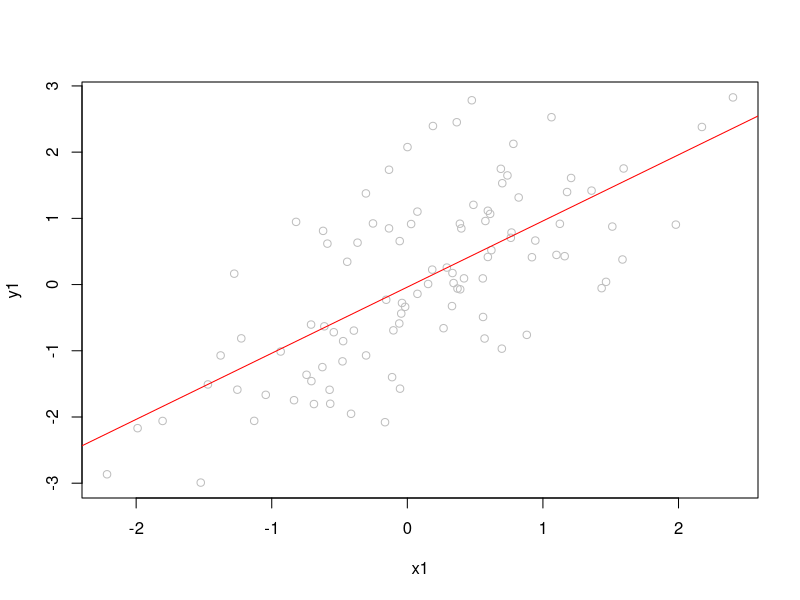
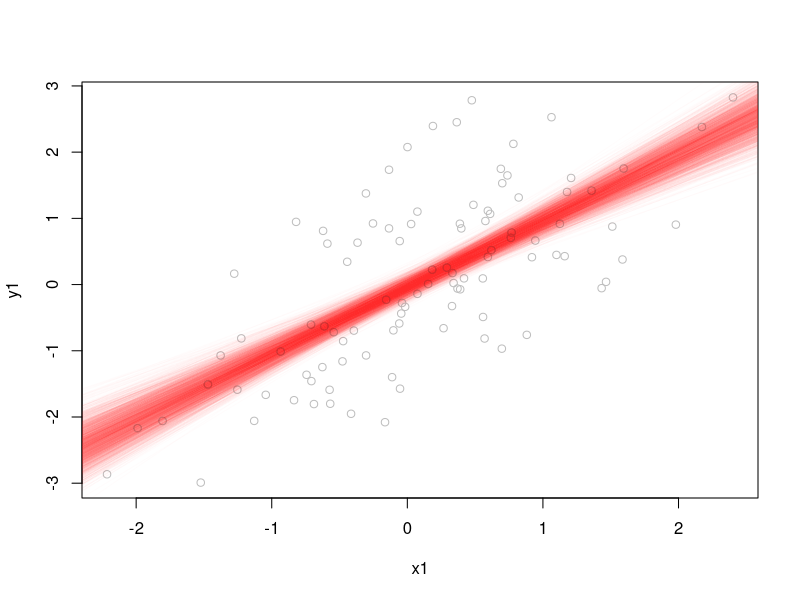
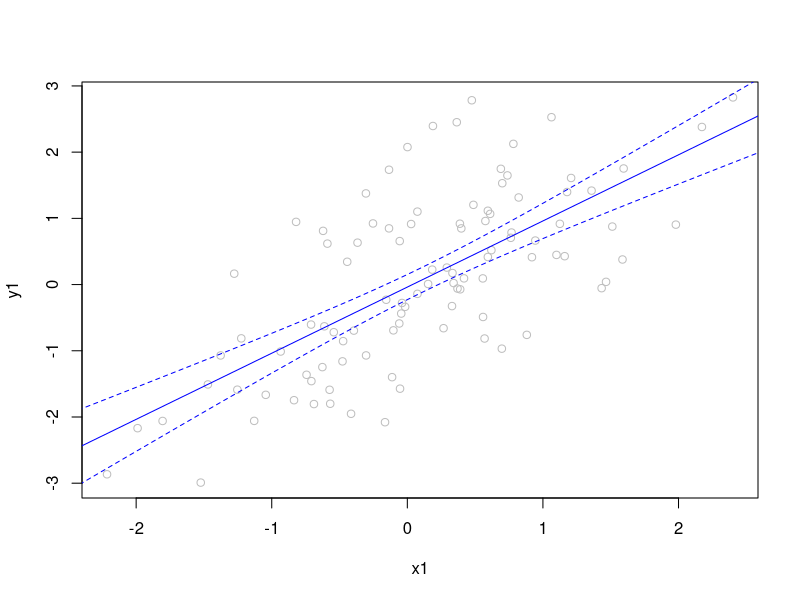
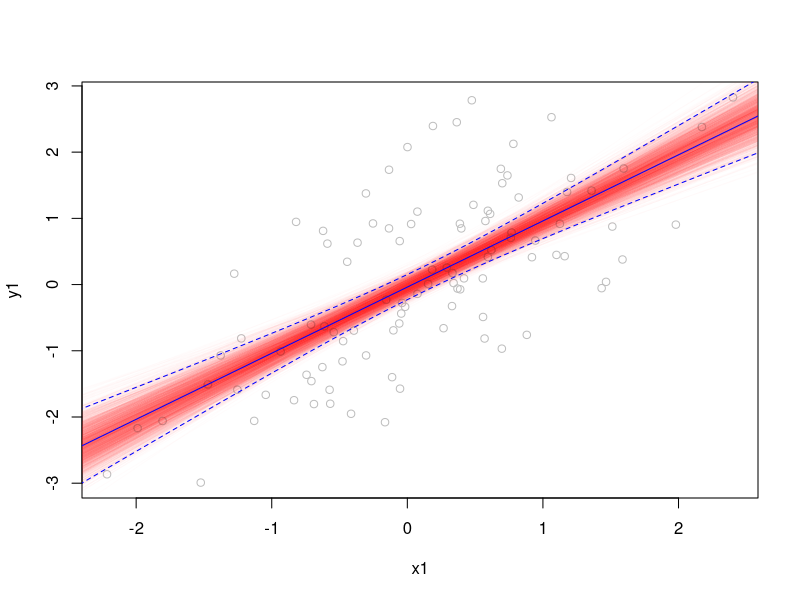
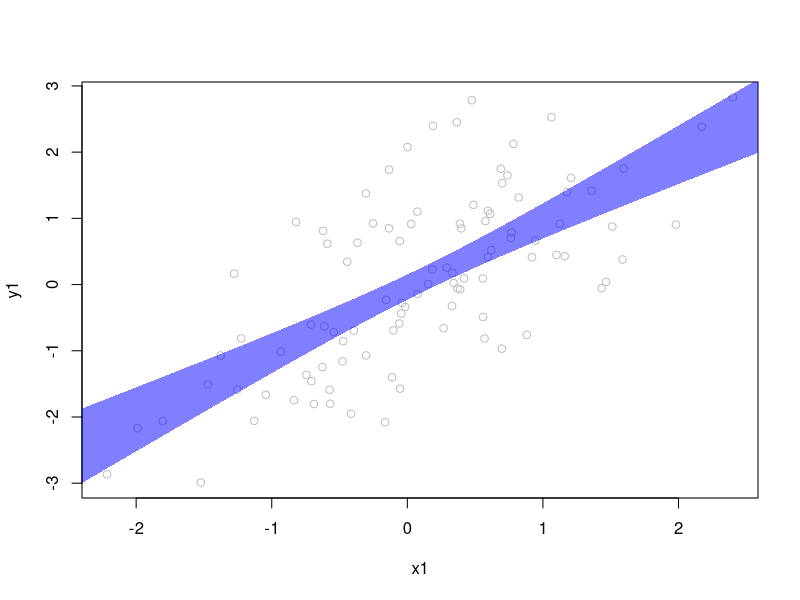
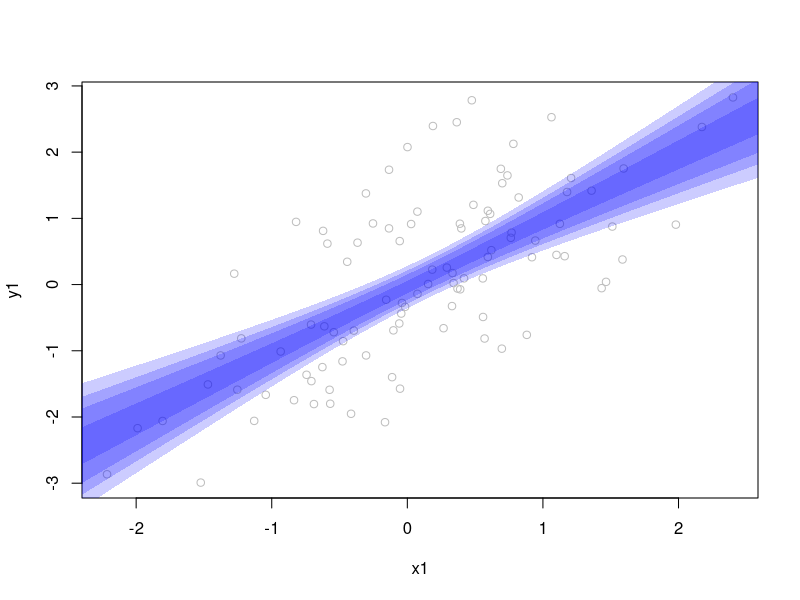

Recreate these plots in R, in order.
#' # Plotting regression summaries #
#'
#' The `olsplots.r` script walked through plotting regression diagnostics.
#' Here we focus on plotting regression results.
#'
#' ## Plotting regression slopes ##
#'
#' Because the other script described plotting slopes to some extent, we'll start there.
#' Once we have a regression model, it's incredibly easy to plot slopes using `abline`:
set.seed(1)
x1 <- rnorm(100)
y1 <- x1 + rnorm(100)
ols1 <- lm(y1 ~ x1)
plot(y1~x1, col='gray')
#' Note: `plot(y1~x1)` is equivalent to `plot(x1,y1)`, with reversed order of terms.
abline(coef(ols1)[1], coef(ols1)['x1'], col='red')
#' This is a nice plot, but it doesn't show uncertainty.
#' To add uncertainty about our effect, let's try bootstrapping our standard errors.
#'
#' To bootstrap, we resample or original data, reestimate the model and redraw our line.
#' We're going to do some functional programming to make this happen.
myboot <- function(){
    tmpdata <- data.frame(x1=x1,y1=y1)
    thisboot <- sample(1:nrow(tmpdata),nrow(tmpdata),TRUE)
    coef(lm(y1~x1,data=tmpdata[thisboot,]))
}
bootcoefs <- replicate(2500,myboot())
#' The result `bootcoefs` is 2500 bootstrapped OLS estimates
#' We can add these all to our plot using a function called `apply`:
plot(y1~x1, col='gray')
apply(bootcoefs,2,abline,col=rgb(1,0,0,.01))
#' The darkest parts of this plot show where we have the most certainty about the our expected values.
#' At the tails of the plot, because of the uncertainty about our slope, the range of plausible predicted values is greater.
#'
#' We can also get a similar looking plot using mathematically calculated SEs.
#' The `predict` function will help us determine the predicted values from a regression models at different inputs.
#' To use it, we generate some new data representing the range of observed values of our data:
new1 <- data.frame(x1=seq(-3,3,length.out=100))
#' We then do the prediction, specifying our model (`ols1`), the new data (`new1`), that we want SEs, and that we want "response" predictions.
pred1 <- predict(ols1, newdata=new1, se.fit=TRUE, type="response")
#' We can then plot our data:
plot(y1 ~ x1, col='gray')
# Add the predicted line of best (i.e., the regression line:
points(pred1$fit ~ new1$x1, type="l", col='blue')
# Note: This is equivalent to `abline(coef(ols1)[1] ~ coef(ols1)[2], col='red')` over the range (-3,3).
# Then we add our confidence intervals:
lines(new1$x1, pred1$fit + (1.96*pred1$se.fit), lty=2, col='blue')
lines(new1$x1, pred1$fit - (1.96*pred1$se.fit), lty=2, col='blue')
#' Note: The `lty` parameter means "line type." We've requested a dotted line.
#'
#' We can then compare the two approaches by plotting them together:
plot(y1 ~ x1, col='gray')
apply(bootcoefs,2,abline,col=rgb(1,0,0,.01))
points(pred1$fit ~ new1$x1, type="l", col='blue')
lines(new1$x1, pred1$fit + (1.96*pred1$se.fit), lty=2, col='blue')
lines(new1$x1, pred1$fit - (1.96*pred1$se.fit), lty=2, col='blue')
#' As should be clear, both give us essentially the same representation of uncertainty, but in sylistically different ways.
#'
#' It is also possible to draw a shaded region rather than the blue lines in the above example.
#' To do this we use the `polygon` function, which we have to feed some x and y positions of points:
plot(y1 ~ x1, col='gray')
polygon(    c(seq(-3,3,length.out=100),rev(seq(-3,3,length.out=100))),
            c(pred1$fit - (1.96*pred1$se.fit),rev(pred1$fit + (1.96*pred1$se.fit))),
            col=rgb(0,0,1,.5), border=NA)
#' Alternatively, we might want to show different confidence intervals with this kind of polygon:
plot(y1 ~ x1, col='gray')
# 67% CI
# To draw the polygon, we have to specify the x positions of the points from our predictions.
# We do this first left to right (for the lower CI limit) and then right to left (for the upper CI limit).
# Then we specify the y positions, which are just the outputs from the `predict` function.
polygon(    c(seq(-3,3,length.out=100),rev(seq(-3,3,length.out=100))),
            c(pred1$fit - (qnorm(.835)*pred1$se.fit),rev(pred1$fit + (qnorm(.835)*pred1$se.fit))),
            col=rgb(0,0,1,.2), border=NA)
# Note: The `qnorm` function tells us how much to multiple our SEs by to get Gaussian CIs.
# 95% CI
polygon(    c(seq(-3,3,length.out=100),rev(seq(-3,3,length.out=100))),
            c(pred1$fit - (qnorm(.975)*pred1$se.fit),rev(pred1$fit + (qnorm(.975)*pred1$se.fit))),
            col=rgb(0,0,1,.2), border=NA)
# 99% CI
polygon(    c(seq(-3,3,length.out=100),rev(seq(-3,3,length.out=100))),
            c(pred1$fit - (qnorm(.995)*pred1$se.fit),rev(pred1$fit + (qnorm(.995)*pred1$se.fit))),
            col=rgb(0,0,1,.2), border=NA)
# 99.9% CI
polygon(    c(seq(-3,3,length.out=100),rev(seq(-3,3,length.out=100))),
            c(pred1$fit - (qnorm(.9995)*pred1$se.fit),rev(pred1$fit + (qnorm(.9995)*pred1$se.fit))),
            col=rgb(0,0,1,.2), border=NA)
#'